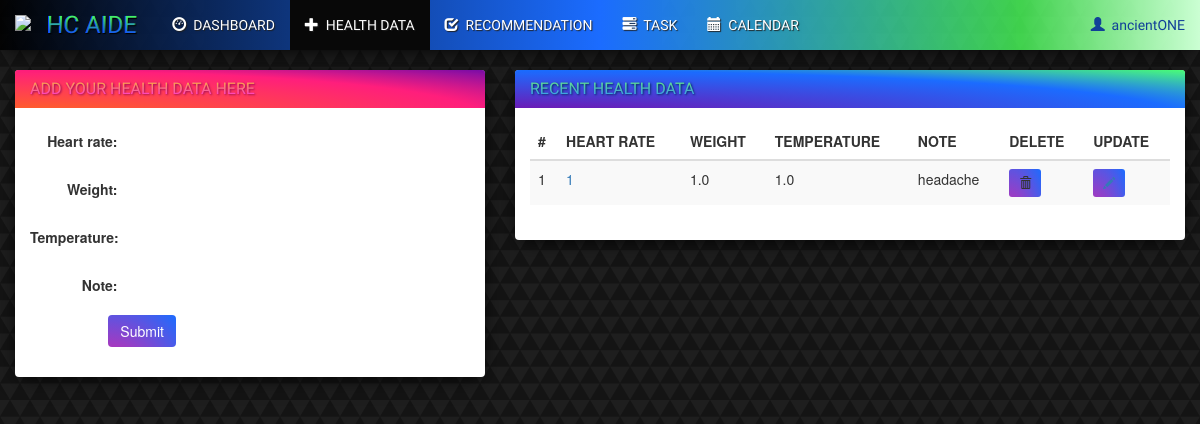
The page /health/hdata/add/ (signed in) on the database its author committed.
### health/models.py (models this page shows, shortened)
class HealthData(models.Model):
    heart_rate = models.IntegerField()
    weight = models.FloatField(max_length=500)
    temperature = models.FloatField(max_length=100)
    note = models.CharField(max_length=500)
    user_name = models.CharField(max_length=500)

### health/views.py (the view)
# urls.py: url(r'hdata/add/$', views.HdataCreate.as_view(), name='hdata-add'),
class HdataCreate(CreateView, generic.ListView):
    model = HealthData
    fields = ['heart_rate', 'weight', 'temperature', 'note']
    context_object_name = 'all_hdata'
    success_url = reverse_lazy('health:hdata-add')

### health/templates/health/healthdata_form.html (shortened to what this page needs)
{% extends 'health/base.html' %}
{% block body %}
<div class="container-fluid">
    <div class="row">
        <div class="col-sm-12 col-md-5">
            <div class="panel panel-left">
                <div class="panel-heading">
                    <h3 class="panel-title"data-text="ADD YOUR HEALTH DATA HERE">ADD YOUR HEALTH DATA HERE&nbsp;</h3>
                </div>
                <div class="panel-body">
                    <form class="form-horizontal" action="" method="post" enctype="multipart/form-data">
                        {% include 'health/form-template.html' %}
                        <div class="form-group">
                            <div class="col-sm-offset-2 col-sm-10">
                                <button type="submit" class="btn btn-success">Submit</button>
                            </div>
                        </div>
                    </form>
                </div>
            </div>
        </div>
        <div class="col-sm-12 col-md-7">
            <div class="panel panel-right">
                <div class="panel-heading">
                    <h3 class="panel-title" data-text="RECENT HEALTH DATA">RECENT HEALTH DATA&nbsp;</h3>
                </div>
                <div class="panel-body">
                    {% if object_list %}
                        <table class="table table-striped table-hover ">
                            <thead>
                                <tr>
                                    <th>#</th>
                                    <th>HEART RATE</th>
                                    <th>WEIGHT</th>
                                    <th>TEMPERATURE</th>
                                    <th>NOTE</th>
                                    <th>DELETE</th>
                                    <th>UPDATE</th>
                                </tr>
                            </thead>
                            <tbody>
                                {% for hdata in all_hdata %}
                                    <tr>
                                        <td>{{ forloop.counter }}</td>
                                        <td><a href = "{% url 'health:detail' hdata.id %}">{{ hdata.heart_rate }}</a></td>
                                        <td>{{ hdata.weight }}</td>
                                        <td>{{ hdata.temperature }}</td>
                                        <td>{{ hdata.note }}</td>
                                        <td>
                                            <form action="{% url 'health:hdata-delete' hdata.id %}" method="post" style="display: inline">
                                                <button type="submit" class="btn btn-default btn-sm">
                                                    <span class="glyphicon glyphicon-trash"></span>
                                                </button>
                                            </form>
                                        </td>
                                        <td>
                                            <button type="submit" class="btn btn-default btn-sm">
                                                <a href="{% url 'health:hdata-update' hdata.id %}">
                                                    <span class="glyphicon glyphicon-pencil"></span>
                                                </a>
                                            </button>
                                        </td>
                                    </tr>
                                {% endfor %}
                            </tbody>
                        </table>
                        {% else %}
                            <h3>You don't have any data</h3>
                        {% endif %}
                </div>
            </div>
        </div>
    </div>
</div>
{% endblock %}

### health/templates/health/base.html (shortened to what this page needs)
<!DOCTYPE html>
<html lang="en">
<head>
    {% load staticfiles %}
    <link rel="stylesheet" type="text/css" href="https://maxcdn.bootstrapcdn.com/bootstrap/3.3.7/css/bootstrap.min.css"/>
    <link rel="stylesheet" type="text/css" href="{% static 'health/style.css' %}"/>
</head>
<body>
    <nav class="navbar navbar-inverse navbar-fixed-top">
        <div class="container-fluid">
            <div class="navbar-header">
                <img class="navbar-brand" src="https://s25.postimg.org/3wzkgvo6n/ELSE_52.png">
                <a class="navbar-brand" href="{% url 'health:index' %}" data-text="HC AIDE">HC AIDE&nbsp;</a>
            </div>
            <div class="collapse navbar-collapse" id="topNavBar">
                <ul class="nav navbar-nav">
                    <li class="">
                        <a href="{% url 'health:index' %}">
                            <div class="ssolutionn"><span class="glyphicon glyphicon-dashboard" aria-hidden="true"></span>&nbsp DASHBOARD</div>
                        </a>
                    </li>
                    <li>
                        <a href="{% url 'health:hdata-add' %}">
                            <div class="ssolutionn"><span class="glyphicon glyphicon-plus" aria-hidden="true"></span>&nbsp  HEALTH DATA</div>
                        </a>
                    </li>
                    <li class="">
                        <a href="#">
                            <div class="ssolutionn"><span class="glyphicon glyphicon-check" aria-hidden="true"></span>&nbsp; RECOMMENDATION</div>
                        </a>
                    </li>
                    <li class="">
                        <a href="#">
                            <div class="ssolutionn"><span class="glyphicon glyphicon-tasks" aria-hidden="true"></span>&nbsp; TASK</div>
                        </a>
                    </li>
                    <li class="">
                        <a href="#">
                            <div class="ssolutionn"><span class="glyphicon glyphicon-calendar" aria-hidden="true"></span>&nbsp; CALENDAR</div>
                        </a>
                    </li>
                </ul>
                <ul class="nav navbar-nav navbar-right">
                    <li class="">
                        <a href="#" class="dropdown-toggle" data-toggle="dropdown" role="button" aria-expanded="true"><div class="ssolutionn" id="settt"><span class="glyphicon glyphicon-user" aria-hidden="true"></span>&nbsp; {{ user.username }}</div></a>
                    </li>
                </ul>
            </div>
        </div>
    </nav>
    {% block body %}
    {% endblock %}
</body>
</html>

### health/static/health/style.css (style rules this page uses)
body { background: white url("images/WP.png"); padding-top: 70px; }
.navbar-inverse .navbar-brand { position: relative; font-family: 'Carter One', cursive; text-shadow: 1px 1px 1px black; color: rgb(16, 74, 255); font-size: x-large; }
.navbar-inverse .navbar-brand[data-text]::after { content: attr(data-text); color: #4aff5a; position: absolute; left: 16px; top: 15px; z-index: 2; -webkit-mask-image: -webkit-gradient(linear, 0 0, 0 bottom, from(#0117ff), to(rgba(0, 0, 255, 0))); }
.navbar { border-radius: 0; box-shadow: 0 4px 20px -5px black; background: linear-gradient(to right, rgba(0, 0, 0, 0.9) 0, rgb(27, 108, 255) 50%, rgba(74, 255, 90, 0.8) 85%, rgb(203, 255, 211) 100%); border-bottom: none; }
#topNavBar li a { position: relative; overflow: hidden; z-index: 1; font-family: 'Baloo Bhaina', cursive; }
.panel-right .panel-title { position: relative; text-shadow: 1px 1px 2px #0e3176; color: rgb(49, 143, 255); }
.panel-right .panel-title[data-text]::after { content: attr(data-text); color: rgba(118, 255, 110, 0.84); position: absolute; left: 0; z-index: 2; -webkit-mask-image: -webkit-gradient(linear, 0 0, 0 bottom, from(#0117ff), to(rgba(0, 0, 255, 0))); }
.panel-left .panel-title { position: relative; text-shadow: 1px 1px 2px #ae1556; color: rgb(255, 35, 232); }
.panel-left .panel-title[data-text]::after { content: attr(data-text); color: rgba(255, 218, 10, 0.84); position: absolute; left: 0; z-index: 2; -webkit-mask-image: -webkit-gradient(linear, 0 0, 0 bottom, from(#0117ff), to(rgba(0, 0, 255, 0))); }
#topNavBar li a:after { display: block; position: absolute; margin: 0; top: 0; bottom: 0; left: 0; right: 0; content: '.'; color: transparent; width: 1px; height: 1px; border-radius: 50%; background: transparent; }
.panel-heading { border-bottom: none; }
.panel-left .panel-heading { background-image: radial-gradient(farthest-corner at 0px 45px , rgb(255, 103, 31) 0%, #ff1e7c 70%, #790da9 100%); }
.panel-right .panel-heading { background-image: radial-gradient(farthest-corner at 0px 45px , rgb(121, 13, 169) 0%, #1b6cff 70%, #4bff77 100%); }
.panel-title { font-family: 'Carter One', cursive; }
.panel { border: none; box-shadow: 0 4px 20px -5px black; }
input { background-color: #ffffff; border: none; }
.navbar-inverse .navbar-nav>li>a>.ssolutionn , .panel-title { color: rgb(255, 255, 255); text-shadow: 1px 1px 1px rgba(32, 32, 32, 0.93); }
.btn { background-image: radial-gradient(farthest-corner at 0px 70px , #ff1896 0%, #1b6cff 100%); border: none; }
#settt , .dropdown-menu>li>a { color: #114098; text-shadow: none; }

### rows shown on the page
HealthData: heart_rate "1", weight "1.0", temperature "1.0", note "headache"

### other values the page prints
{{ user.username }} "ancientONE"
{{ field.label_tag }} "Heart rate:" "Weight:" "Temperature:" "Note:"
